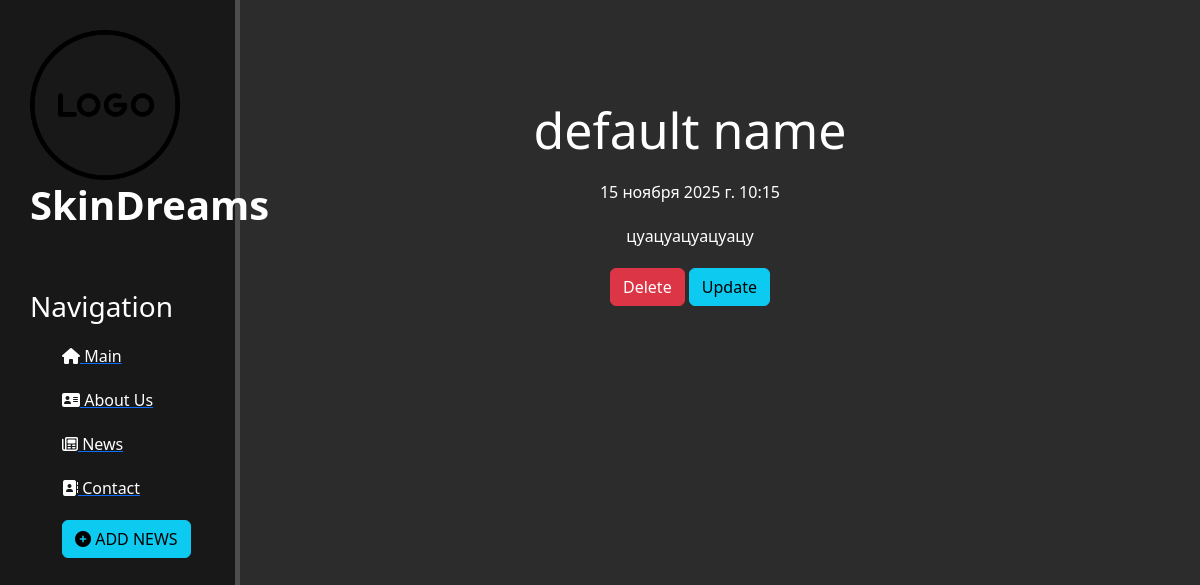
Screenshot of /news/7 with the database file from the repository.
### news/models.py (models this page shows, shortened)
class Articles(models.Model):
    title = models.CharField('Name', max_length=50, default='default name')
    anons = models.CharField('Anons', max_length=250)
    full_text = models.TextField('MainText')
    date = models.DateTimeField('Data published')
    class Meta:
        verbose_name = "New"
        verbose_name_plural = "News"

### news/views.py (the view)
# urls.py: path('<int:pk>', views.NewsDetailView.as_view(), name='news_detail'),
class NewsDetailView(DetailView):
    model = Articles
    template_name = 'news/details_view.html'
    context_object_name = 'article'

### news/templates/news/details_view.html (shortened to what this page needs)
{% extends 'main/layout.html'%}
{% block content %}
<div class="features">
    <h1>{{ article.title }}</h1>
    <p>{{ article.date }}</p>
    <p>{{ article.full_text }}</p>
    <a href="{% url 'news_delete' article.id %}" class="btn btn-danger">Delete</a>
    <a href="{% url 'news_update' article.id %}" class="btn btn-info">Update</a>
</div>
{% endblock %}

### main/static/main/css/main.css (style rules this page uses)
body { background-color: #2c2c2c; }
main .features { float: left ; color: #ffffff; margin-top: 100px; text-align: center; width: 75%; }
main .features h1 { font-size: 50px; }
main .features p { max-width: 400px; margin: 20px auto; }

### rows the page displays
Articles: title "default name", date "15 ноября 2025 г. 10:15", full_text "цуацуацуацуацу"
